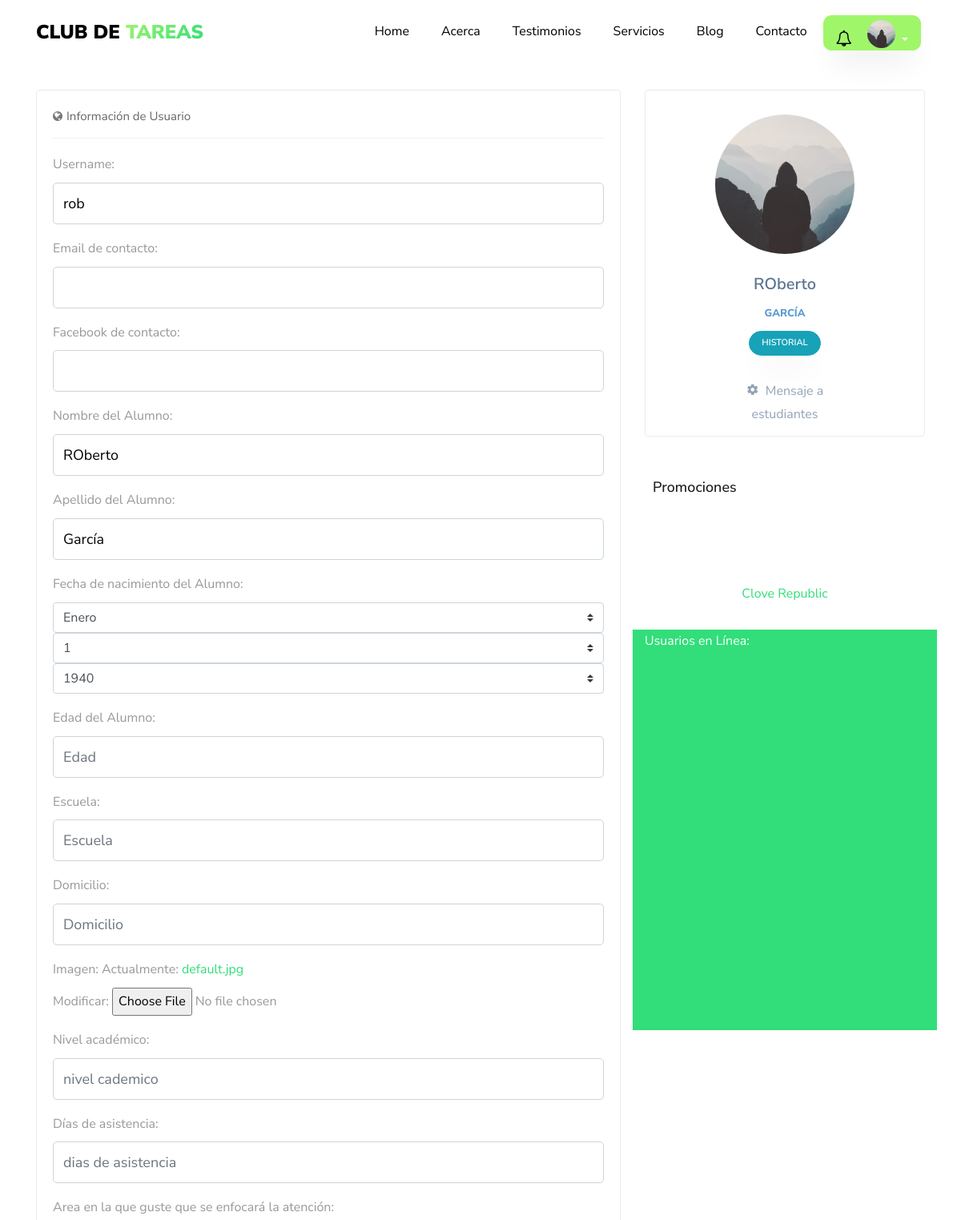
Before: /profile/ (signed in, upper part) with the older database file.
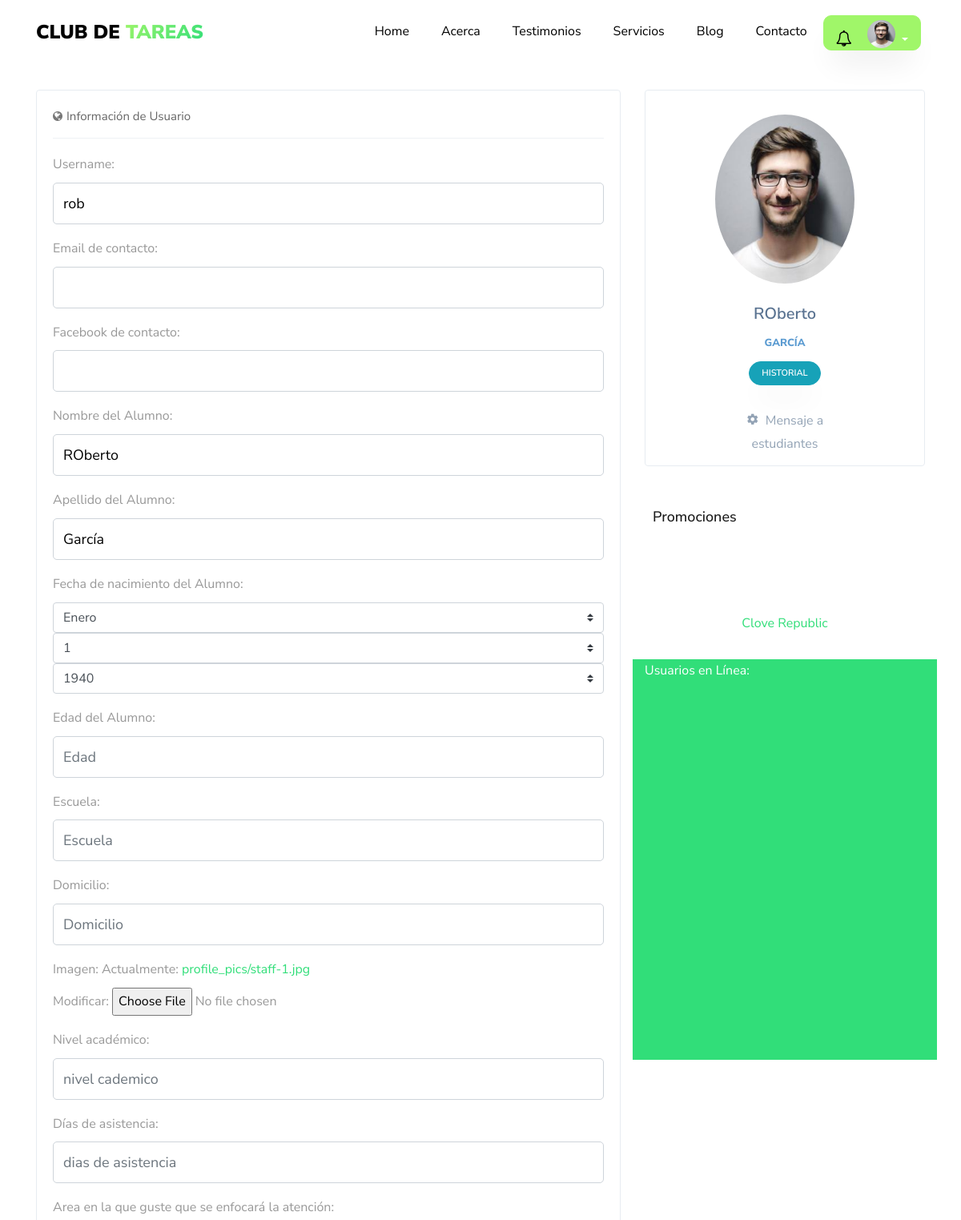
After: the same page with the newer database file.
### usuario/models.py (models this page shows, shortened)
class Usuario(AbstractBaseUser,PermissionsMixin):
    imagen       =  models.ImageField(default='default.jpg',upload_to='profile_pics')
    email        =  models.EmailField(max_length=60,blank=True)
    facebook     =  models.CharField(max_length=100,blank=True)
    username     =  models.CharField(max_length=30,unique=True)
    nombre       =  models.CharField(max_length=100)
    apellido     =  models.CharField(max_length=100)
    edad         =  models.IntegerField(blank=True,null=True)
    padecimientos = models.TextField(verbose_name="padecimientos",blank=True)
    asistencia = models.CharField(verbose_name="Días de asistencia",max_length=100,blank=True)
    enfoque = models.CharField(verbose_name="Area en la que guste que se enfocará la atención",max_length=100,blank=True)
    nombre_de_la_madre =  models.CharField(verbose_name="Nombre de la Madre",max_length=100,blank=True)
    edad_de_la_madre =  models.IntegerField(verbose_name="Edad",blank=True, null=True)
    ocupacion_de_la_madre = models.CharField(verbose_name="Ocupación",max_length=100,blank=True)
    numero_de_la_madre   =  models.IntegerField(verbose_name="Número de contacto",blank=True,null=True)
    nombre_del_padre =  models.CharField(verbose_name="Nombre del Padre",max_length=100,blank=True)
    edad_del_padre =  models.IntegerField(verbose_name="Edad",blank=True, null=True)
    ocupacion_del_padre = models.CharField(verbose_name="Ocupación",max_length=100,blank=True)
    numero_del_padre    =  models.IntegerField(verbose_name="Número de contacto",blank=True,null=True)
    fecha_nacimiento = models.DateField(verbose_name="Fecha de nacimiento",blank=True, null=True)
    escuela      =  models.CharField(verbose_name="Nombre de la escuela",max_length=100,blank=True)
    domicilio    =  models.CharField(verbose_name="Domicilio",max_length=150,blank=True)
    status_paquetes = models.BooleanField(verbose_name="¿Tiene Paquetes Activos?",default=False)
    '''
    NIVEL_STATUS = (
         ('k','Kinder'),
         ('p','Primaria'),
         ('s','Secundaria'),
         ('b','bachillerato'),
         ('u','universidad'))
    '''
    nivel_academico = models.CharField(max_length=500,blank=True,verbose_name='Nivel académico del alumno')
    date_joined  =  models.DateTimeField(verbose_name="Fecha de ingreso",auto_now_add=True)
    last_login   =  models.DateTimeField(verbose_name="Ultima fecha de Sesión",auto_now=True)
    is_admin     =  models.BooleanField(verbose_name="¿Es Administrador?",default=False)
    is_active    =  models.BooleanField(verbose_name="¿Esta Acivo?",default=True)
    is_staff     =  models.BooleanField(verbose_name="¿Es parte del Staff?",default=False)
    is_superuser =  models.BooleanField(verbose_name="¿Es Super Usuario?",default=False)
    grupo = models.OneToOneField(Group,on_delete=models.SET_NULL,null=True,blank=True)
    USERNAME_FIELD  = "username"
    REQUIRED_FIELDS = ["nombre","apellido"]
    objects = MyUsuarioManager()

### app/views.py (the view)
# urls.py: path('profile/', views.profile,name='profile'),
@login_required
def profile(request):
    context = {}
    if request.POST:
        form = UserUpdateForm(request.POST,request.FILES,instance=request.user)
        if form.is_valid():
            form.save()
            if form.changed_data:
                evento = Historial_User(mensaje=f"datos actualizados del Perfil: {form.changed_data}",usuario=request.user)
                evento.save()
                messages.success( request,'Los datos del formulario han sido actualizados')
                if not request.user.is_superuser:
                    usuarios = get_user_model().objects.filter(is_superuser=True)
                    notify.send(request.user,recipient=usuarios,verb="Datos de Perfil Actualizado",description=f"datos actualizados del Perfil: {form.changed_data}",action_object=request.user)
        else:
            messages.warning(request,'Error al procesar el formulario')
    else:
        form =UserUpdateForm(
        initial = {
          'username' :request.user.username,
          'email': request.user.email,
          'facebook': request.user.facebook,
          'nombre': request.user.nombre,
          'apellido': request.user.apellido,
          'fecha_nacimiento': request.user.fecha_nacimiento,
          'edad': request.user.edad,
          'escuela': request.user.escuela,
          'domicilio': request.user.domicilio,
          'imagen': request.user.imagen,
          'nivel_academico': request.user.nivel_academico,
          'padecimientos': request.user.padecimientos,
          'asistencia': request.user.asistencia,
          'enfoque': request.user.enfoque,
          'nombre_de_la_madre': request.user.nombre_de_la_madre,
          'edad_de_la_madre': request.user.edad_de_la_madre,
          'ocupacion_de_la_madre': request.user.ocupacion_de_la_madre,
          'numero_de_la_madre': request.user.numero_de_la_madre,
          'nombre_del_padre': request.user.nombre_del_padre,
          'edad_del_padre': request.user.edad_del_padre,
          'ocupacion_del_padre': request.user.ocupacion_del_padre,
          'numero_del_padre': request.user.numero_del_padre
          }
        )
    context['profile_form'] = form
    user_status = online_users.models.OnlineUserActivity.get_user_activities(timedelta(seconds=60))
    context['online_users'] = (user for user in  user_status)
    context['historial'] = request.user.historial.all().order_by('-fecha')
    publicidad = Publicidad.objects.all()
    id_item_activate = 0
    if publicidad:
        id_item_activate = publicidad[0].id
    context["publicidad"] = publicidad
    context["id_item_activate"] = id_item_activate
    return render(request,'app/profile.html',context)

### app/templates/app/profile.html (shortened to what the changed rows need)
{% extends 'main/base.html' %}
{% load crispy_forms_tags%}
{% load static %}
{% block content %}
<section class="ftco-section  notifications-fix-top">
  <div class="container">
    <div class="row">
        <div class="col-md-8">
            <div class="portlet light bordered ftco-animate">
                <div class="portlet-body">
                        <div class="tab-content">
                            <div role="tabpanel" class="tab-pane active" id="home">
                                <form method="POST" enctype="multipart/form-data" novalidate>
                                  {% for field in profile_form %}
                                  <div class="form-group">
                                      {{ field.label_tag }}
                                      {{ field }}
                                  </div>
                                  {% endfor %}
                                </form>
                            </div>
                        </div>
                </div>
            </div>
        </div>
        <div class="col-md-4">
          <div class="row">
            <div class="col-12">
              <div class="portlet light profile-sidebar-portlet bordered  justify-content-center ftco-animate">
                  <div class="profile-userpic" style="text-align:center">
                      <img src="{{ request.user.imagen.url }}" class="img-responsive" alt="">
                  </div>
                  <div class="profile-usertitle">
                      <div class="profile-usertitle-name">{{ request.user.nombre }}</div>
                      <div class="profile-usertitle-job">{{ request.user.apellido }} </div>
                  </div>
             </div>
            </div>
          </div>
      </div>
    </div>
  </div>
</section>
{% endblock content %}

### templates/main/base.html (shortened to what this page needs)
{% load static %}
{% load notifications_tags %}
{% notifications_unread as unread_count %}
<!DOCTYPE html>
<html lang="es">
  <head>
    <link rel="stylesheet" href="{% static 'main/css/fonts.css'%}">
    <link rel="stylesheet" href="{% static 'main/css/open-iconic-bootstrap.min.css'%}">
    <link rel="stylesheet" href="{% static 'main/css/animate.css'%}">
    <link rel="stylesheet" href="{% static 'main/css/search.css'%}">
    <link rel="stylesheet" href="{% static 'main/css/owl.carousel.min.css'%}">
    <link rel="stylesheet" href="{% static 'main/css/owl.theme.default.min.css'%}">
    <link rel="stylesheet" href="{% static 'main/css/magnific-popup.css'%}">
    <link rel="stylesheet" href="{% static 'main/css/aos.css'%}">
    <link rel="stylesheet" href="{% static 'main/css/ionicons.min.css'%}">
    <link rel="stylesheet" href="{% static 'main/css/flaticon.css' %}">
    <link rel="stylesheet" href="{% static 'main/css/icomoon.css' %}">
    <link rel="stylesheet" href="{% static 'main/css/style.css' %}">
    <link rel="stylesheet" href="{% static 'main/css/fix.css' %}">
    <link rel='stylesheet' href="https://cdnjs.cloudflare.com/ajax/libs/fullcalendar/3.1.0/fullcalendar.min.css" />
  </head>
  <body  data-target=".site-navbar-target" data-offset="300">
  <nav class="navbar navbar-expand-lg navbar-dark ftco_navbar bg-dark ftco-navbar-light site-navbar-target" id="ftco-navbar">
	    <div class="container">
	      <a class="navbar-brand" href="{% url 'blog:home' %}">Club de <span>Tareas</span></a>
	      <div class="collapse navbar-collapse" id="ftco-nav">
	        <ul class="navbar-nav nav ml-auto" style="text-align:center">
	          <li class="nav-item"><a href="{% url 'blog:home' %}" class="nav-link"><span>Home</span></a></li>
	          <li class="nav-item"><a href="{% url 'blog:about' %}"  class="nav-link"><span>Acerca</span></a></li>
	          <li class="nav-item"><a href="{% url 'blog:testimony' %}"  class="nav-link"><span>Testimonios</span></a></li>
	          <li class="nav-item"><a href="{% url 'blog:services' %}" class="nav-link"><span>Servicios</span></a></li>
            <li class="nav-item"><a href="{% url 'blog:blog' %}" class="nav-link"><span>Blog</span></a></li>
            <li class="nav-item"><a href="{% url 'blog:contact' %}" class="nav-link"><span>Contacto</span></a></li>
          </ul>
          <ul class="nav navbar-nav navbar-right" style="text-align: right">
            {% if request.user.is_authenticated %}
            <div class="dropdown" style="padding-right:5px;margin:0;">
                    <a style="border-radius: 10px 10px 10px 10px !important;
                             -moz-border-radius: 10px 10px 10px 10px;
                             -webkit-border-radius: 10px 10px 10px 10px;padding-bottom:0; padding-top:0;padding-left:15px;padding-right:15px;"
                      class="btn btn-secondary dropdown-toggle" href="#" role="button" id="dropdownMenuLink" data-toggle="dropdown" aria-haspopup="true" aria-expanded="false">
                      <div style="display: inline-block;position: relative;margin-right:10px;">
                        <i class="fa fa-bell-o" style="font-size: 20px;color: black;"></i>
                      </div>
                          <div class="inset" style="margin-left: 5px;display: inline-block;">
                            <img src="{{ request.user.imagen.url }}">
                          </div>
                    </a>
              </div>
            {% else %}
              <li class="nav-item"><a href="{% url 'app:login' %}"  class="nav-link"><span>Login</span></a></li>
            </ul>
          {% endif %}
	      </div>
	    </div>
	  </nav>
    {% block content %}{% endblock %}
  </body>
</html>

Changed rows visible on the page:
changed Usuario "ROberto": user.imagen: picture added in place of a placeholder
Other visible differences:
text no longer shown: "Actualmente: default.jpg Modificar:"
text now shown: "Actualmente: profile_pics/staff-1.jpg Modificar:"
